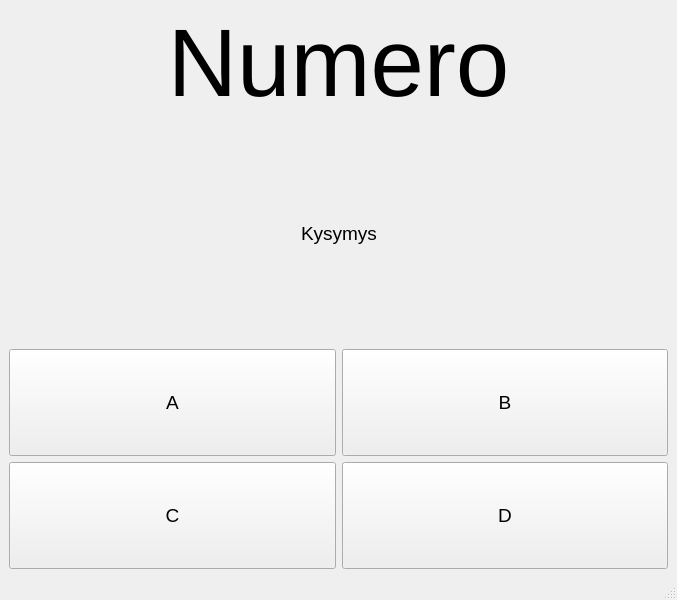
<?xml version="1.0" encoding="UTF-8"?>
<ui version="4.0">
 <class>MainWindow</class>
 <widget class="QMainWindow" name="MainWindow">
  <property name="geometry">
   <rect>
    <x>0</x>
    <y>0</y>
    <width>677</width>
    <height>600</height>
   </rect>
  </property>
  <property name="windowTitle">
   <string>MainWindow</string>
  </property>
  <widget class="QWidget" name="centralwidget">
   <layout class="QVBoxLayout" name="verticalLayout">
    <item>
     <widget class="QLabel" name="nro_label">
      <property name="font">
       <font>
        <pointsize>72</pointsize>
       </font>
      </property>
      <property name="text">
       <string>Numero</string>
      </property>
      <property name="alignment">
       <set>Qt::AlignCenter</set>
      </property>
     </widget>
    </item>
    <item>
     <layout class="QHBoxLayout" name="horizontalLayout">
      <item>
       <spacer name="horizontalSpacer_2">
        <property name="orientation">
         <enum>Qt::Horizontal</enum>
        </property>
        <property name="sizeHint" stdset="0">
         <size>
          <width>40</width>
          <height>20</height>
         </size>
        </property>
       </spacer>
      </item>
      <item>
       <widget class="QLabel" name="label">
        <property name="sizePolicy">
         <sizepolicy hsizetype="Preferred" vsizetype="MinimumExpanding">
          <horstretch>0</horstretch>
          <verstretch>0</verstretch>
         </sizepolicy>
        </property>
        <property name="font">
         <font>
          <pointsize>14</pointsize>
         </font>
        </property>
        <property name="text">
         <string>Kysymys</string>
        </property>
        <property name="alignment">
         <set>Qt::AlignLeading|Qt::AlignLeft|Qt::AlignVCenter</set>
        </property>
       </widget>
      </item>
      <item>
       <spacer name="horizontalSpacer">
        <property name="orientation">
         <enum>Qt::Horizontal</enum>
        </property>
        <property name="sizeHint" stdset="0">
         <size>
          <width>40</width>
          <height>20</height>
         </size>
        </property>
       </spacer>
      </item>
     </layout>
    </item>
    <item>
     <layout class="QGridLayout" name="gridLayout">
      <item row="0" column="0">
       <widget class="QPushButton" name="button1">
        <property name="sizePolicy">
         <sizepolicy hsizetype="Minimum" vsizetype="MinimumExpanding">
          <horstretch>0</horstretch>
          <verstretch>0</verstretch>
         </sizepolicy>
        </property>
        <property name="font">
         <font>
          <pointsize>14</pointsize>
         </font>
        </property>
        <property name="text">
         <string>A</string>
        </property>
       </widget>
      </item>
      <item row="0" column="1">
       <widget class="QPushButton" name="button2">
        <property name="sizePolicy">
         <sizepolicy hsizetype="Minimum" vsizetype="MinimumExpanding">
          <horstretch>0</horstretch>
          <verstretch>0</verstretch>
         </sizepolicy>
        </property>
        <property name="font">
         <font>
          <pointsize>14</pointsize>
         </font>
        </property>
        <property name="text">
         <string>B</string>
        </property>
       </widget>
      </item>
      <item row="1" column="0">
       <widget class="QPushButton" name="button3">
        <property name="sizePolicy">
         <sizepolicy hsizetype="Minimum" vsizetype="MinimumExpanding">
          <horstretch>0</horstretch>
          <verstretch>0</verstretch>
         </sizepolicy>
        </property>
        <property name="font">
         <font>
          <pointsize>14</pointsize>
         </font>
        </property>
        <property name="text">
         <string>C</string>
        </property>
       </widget>
      </item>
      <item row="1" column="1">
       <widget class="QPushButton" name="button4">
        <property name="sizePolicy">
         <sizepolicy hsizetype="Minimum" vsizetype="MinimumExpanding">
          <horstretch>0</horstretch>
          <verstretch>0</verstretch>
         </sizepolicy>
        </property>
        <property name="font">
         <font>
          <pointsize>14</pointsize>
         </font>
        </property>
        <property name="text">
         <string>D</string>
        </property>
       </widget>
      </item>
     </layout>
    </item>
   </layout>
  </widget>
  <widget class="QMenuBar" name="menubar">
   <property name="geometry">
    <rect>
     <x>0</x>
     <y>0</y>
     <width>677</width>
     <height>22</height>
    </rect>
   </property>
  </widget>
  <widget class="QStatusBar" name="statusbar"/>
 </widget>
 <resources/>
 <connections/>
</ui>
